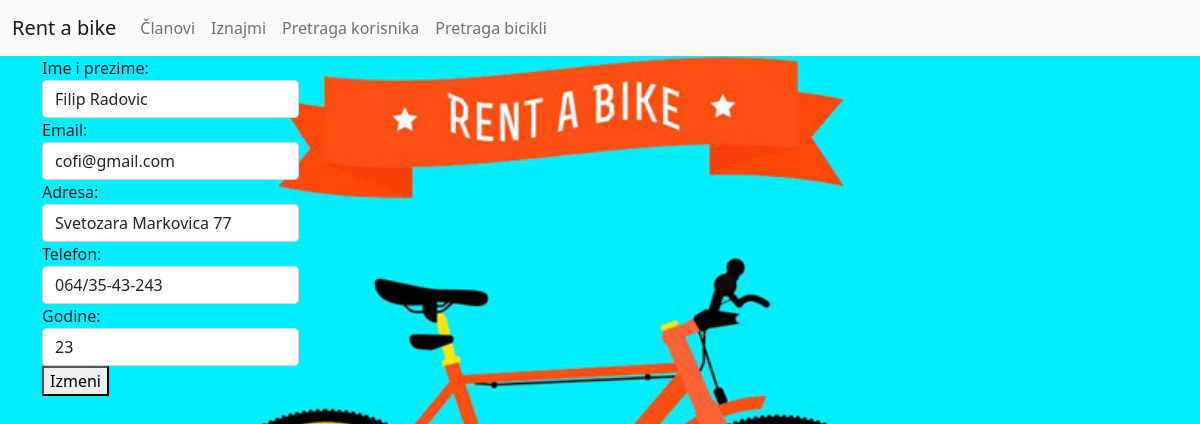
Screenshot of /edit.php?editid=19 with the database file from the repository.
### tables this page shows
CREATE TABLE `clanovi` (
  `id` int(11) NOT NULL,
  `imeprezime` varchar(50) NOT NULL,
  `email` varchar(30) NOT NULL,
  `adresa` varchar(50) NOT NULL,
  `telefon` varchar(20) NOT NULL,
  `godine` varchar(10) NOT NULL
);

### edit.php (the view, shortened to what this page needs)
<?php
require "conn.php";
$id = $_GET['editid'];
$sql = "SELECT imeprezime,email,adresa,telefon,godine FROM clanovi WHERE id=$id";
$result = mysqli_query($conn,$sql);
$row = mysqli_fetch_assoc($result);
$imeprezime=$row['imeprezime'];
$email=$row['email'];
$adresa=$row['adresa'];
$telefon=$row['telefon'];
$godine=$row['godine'];
?>
<!DOCTYPE html>
<html lang="en">
<head>
  <link href="https://cdn.jsdelivr.net/npm/bootstrap@5.1.3/dist/css/bootstrap.min.css" rel="stylesheet">
    <link href="css/style.css" rel="stylesheet">
</head>
<body>
    <?php
    include "head.php";
    ?>
    <div class="container">
<form action="" method="post">
<div class="form-group">
<label for=""> Ime i prezime: <input type="text" name="imeprezime" value="<?php echo $imeprezime;?>" class="form-control"> </label>
</div>
<div class="form-group">
<label for=""> Email: <input type="email"  name="email" value="<?php echo $email;?>" class="form-control">  </label>
</div>
<div class="form-group"><label for=""> Adresa: <input type="text"  name="adresa" value="<?php echo $adresa;?>" class="form-control">  </label></div>
<div class="form-group"><label for=""> Telefon: <input type="text"  name="telefon" value="<?php echo $telefon;?>"  class="form-control">  </label></div>
<div class="form-group"><label for=""> Godine: <input type="text"  name="godine"  value="<?php echo $godine;?>" class="form-control">  </label></div>
<div class="form-group">
<button type="submit"  name="submit">Izmeni</button>
</div>
</div>
</body>
</html>

### css/style.css (style rules this page uses)
body { background-image: url("img/naslovna.jpg"); background-size: cover; background-repeat: no-repeat; height: 300px; }

### rows the page displays
clanovi: imeprezime "Filip Radovic", email "cofi@gmail.com", adresa "Svetozara Markovica 77", telefon "064/35-43-243", godine "23"
